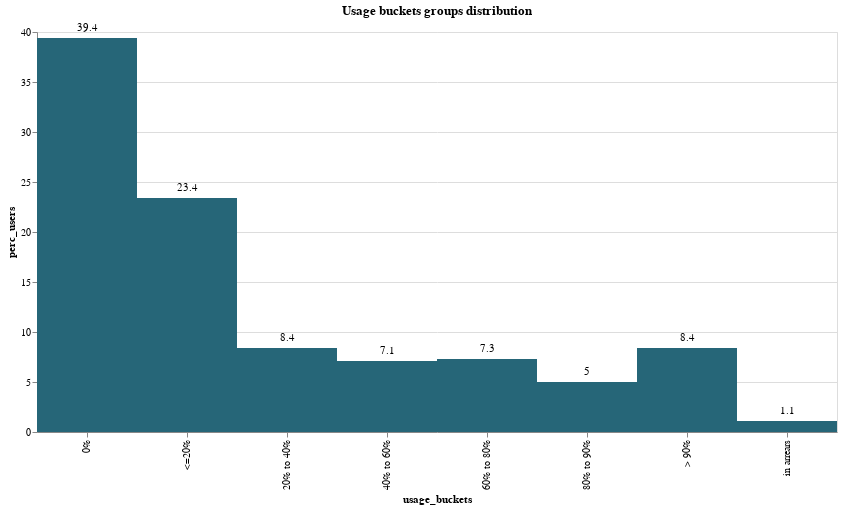

The notebook cell saved with this chart:
### Code cell
af.column_single_label(
    usage_users_df, af.petrol, "usage_buckets", "perc_users", 800, 400, "x"
).properties(title="Usage buckets groups distribution")

### Figure 1 — Vega-Lite specification as saved in the notebook (floating-point values rounded to 4 significant figures)
{"config": {"view": {"continuousWidth": 400, "continuousHeight": 300}}, "layer": [{"mark": {"type": "rect", "color": "#266678"}, "encoding": {"x": {"field": "usage_buckets", "sort": "x", "type": "nominal"}, "y": {"field": "perc_users", "type": "quantitative"}}, "height": 400, "width": 800}, {"mark": {"type": "text", "align": "center", "baseline": "middle", "dy": -10}, "encoding": {"text": {"field": "perc_users", "type": "quantitative"}, "x": {"field": "usage_buckets", "sort": "x", "type": "nominal"}, "y": {"field": "perc_users", "type": "quantitative"}}, "height": 400, "width": 800}], "data": {"name": "data-acc0034fed0cb1ac0b0477f69e291228"}, "title": "Usage buckets groups distribution", "$schema": "https://vega.github.io/schema/vega-lite/v4.17.0.json", "datasets": {"data-acc0034fed0cb1ac0b0477f69e291228": [{"usage_buckets": " 0%", "n_users": 58332, "perc_users": 39.4}, {"usage_buckets": " <=20%", "n_users": 34960, "perc_users": 23.4}, {"usage_buckets": "20% to 40%", "n_users": 12753, "perc_users": 8.4}, {"usage_buckets": "40% to 60%", "n_users": 10815, "perc_users": 7.1}, {"usage_buckets": "60% to 80%", "n_users": 11265, "perc_users": 7.3}, {"usage_buckets": "80% to 90%", "n_users": 7589, "perc_users": 5.0}, {"usage_buckets": "> 90%", "n_users": 12594, "perc_users": 8.4}, {"usage_buckets": "in arrears", "n_users": 1951, "perc_users": 1.1}]}}
